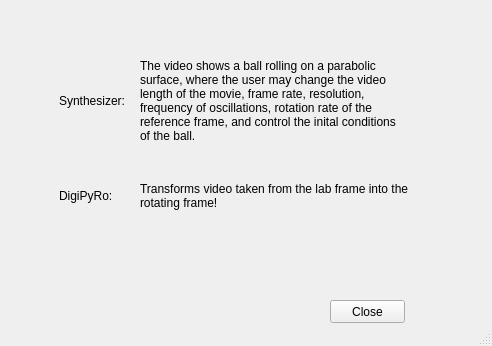
<?xml version="1.0" encoding="UTF-8"?>
<ui version="4.0">
 <class>MainWindow</class>
 <widget class="QMainWindow" name="MainWindow">
  <property name="geometry">
   <rect>
    <x>0</x>
    <y>0</y>
    <width>492</width>
    <height>346</height>
   </rect>
  </property>
  <property name="windowTitle">
   <string>MainWindow</string>
  </property>
  <widget class="QWidget" name="centralwidget">
   <widget class="QWidget" name="gridLayoutWidget">
    <property name="geometry">
     <rect>
      <x>59</x>
      <y>59</y>
      <width>351</width>
      <height>151</height>
     </rect>
    </property>
    <layout class="QGridLayout" name="gridLayout">
     <item row="1" column="0">
      <spacer name="verticalSpacer">
       <property name="orientation">
        <enum>Qt::Vertical</enum>
       </property>
       <property name="sizeHint" stdset="0">
        <size>
         <width>20</width>
         <height>40</height>
        </size>
       </property>
      </spacer>
     </item>
     <item row="0" column="0">
      <widget class="QLabel" name="label">
       <property name="text">
        <string>Synthesizer: </string>
       </property>
      </widget>
     </item>
     <item row="2" column="0">
      <widget class="QLabel" name="label_2">
       <property name="text">
        <string>DigiPyRo: </string>
       </property>
      </widget>
     </item>
     <item row="0" column="1">
      <widget class="QLabel" name="label_3">
       <property name="text">
        <string>The video shows a ball rolling on a parabolic surface, where the user may change the video length of the movie, frame rate, resolution, frequency of oscillations, rotation rate of the reference frame, and control the inital conditions of the ball.</string>
       </property>
       <property name="wordWrap">
        <bool>true</bool>
       </property>
      </widget>
     </item>
     <item row="2" column="1">
      <widget class="QLabel" name="label_4">
       <property name="text">
        <string>Transforms video taken from the lab frame into the rotating frame! </string>
       </property>
       <property name="wordWrap">
        <bool>true</bool>
       </property>
      </widget>
     </item>
    </layout>
   </widget>
   <widget class="QPushButton" name="pushButton_close">
    <property name="geometry">
     <rect>
      <x>330</x>
      <y>300</y>
      <width>75</width>
      <height>23</height>
     </rect>
    </property>
    <property name="text">
     <string>Close</string>
    </property>
   </widget>
  </widget>
  <widget class="QStatusBar" name="statusbar"/>
 </widget>
 <resources/>
 <connections/>
</ui>
